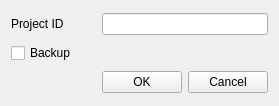
<?xml version="1.0" encoding="UTF-8"?>
<ui version="4.0">
 <class>MenuProjectRemove</class>
 <widget class="QWidget" name="MenuProjectRemove">
  <property name="geometry">
   <rect>
    <x>0</x>
    <y>0</y>
    <width>279</width>
    <height>106</height>
   </rect>
  </property>
  <property name="windowTitle">
   <string>Rapuma - Remove Project</string>
  </property>
  <layout class="QGridLayout" name="gridLayout">
   <item row="2" column="0">
    <spacer name="horizontalSpacer">
     <property name="orientation">
      <enum>Qt::Horizontal</enum>
     </property>
     <property name="sizeHint" stdset="0">
      <size>
       <width>40</width>
       <height>20</height>
      </size>
     </property>
    </spacer>
   </item>
   <item row="2" column="1">
    <widget class="QPushButton" name="pushButtonOk">
     <property name="toolTip">
      <string>Remove a selected project</string>
     </property>
     <property name="text">
      <string>OK</string>
     </property>
    </widget>
   </item>
   <item row="2" column="2">
    <widget class="QPushButton" name="pushButtonCancel">
     <property name="text">
      <string>Cancel</string>
     </property>
    </widget>
   </item>
   <item row="0" column="0">
    <widget class="QLabel" name="labelPid">
     <property name="text">
      <string>Project ID</string>
     </property>
    </widget>
   </item>
   <item row="1" column="0">
    <widget class="QCheckBox" name="checkBoxBackup">
     <property name="toolTip">
      <string>Create a backup of the project before removing it</string>
     </property>
     <property name="text">
      <string>Backup</string>
     </property>
    </widget>
   </item>
   <item row="0" column="1" colspan="2">
    <widget class="QLineEdit" name="lineEditPid">
     <property name="toolTip">
      <string>ID of the project to be removed</string>
     </property>
    </widget>
   </item>
  </layout>
 </widget>
 <resources/>
 <connections>
  <connection>
   <sender>pushButtonCancel</sender>
   <signal>clicked(bool)</signal>
   <receiver>MenuProjectRemove</receiver>
   <slot>close()</slot>
   <hints>
    <hint type="sourcelabel">
     <x>269</x>
     <y>96</y>
    </hint>
    <hint type="destinationlabel">
     <x>278</x>
     <y>105</y>
    </hint>
   </hints>
  </connection>
  <connection>
   <sender>pushButtonOk</sender>
   <signal>clicked()</signal>
   <receiver>MenuProjectRemove</receiver>
   <slot>setupUi()</slot>
   <hints>
    <hint type="sourcelabel">
     <x>178</x>
     <y>96</y>
    </hint>
    <hint type="destinationlabel">
     <x>37</x>
     <y>105</y>
    </hint>
   </hints>
  </connection>
  <connection>
   <sender>checkBoxBackup</sender>
   <signal>toggled(bool)</signal>
   <receiver>MenuProjectRemove</receiver>
   <slot>setupUi()</slot>
   <hints>
    <hint type="sourcelabel">
     <x>47</x>
     <y>52</y>
    </hint>
    <hint type="destinationlabel">
     <x>53</x>
     <y>71</y>
    </hint>
   </hints>
  </connection>
 </connections>
 <slots>
  <slot>setupUi()</slot>
 </slots>
</ui>
